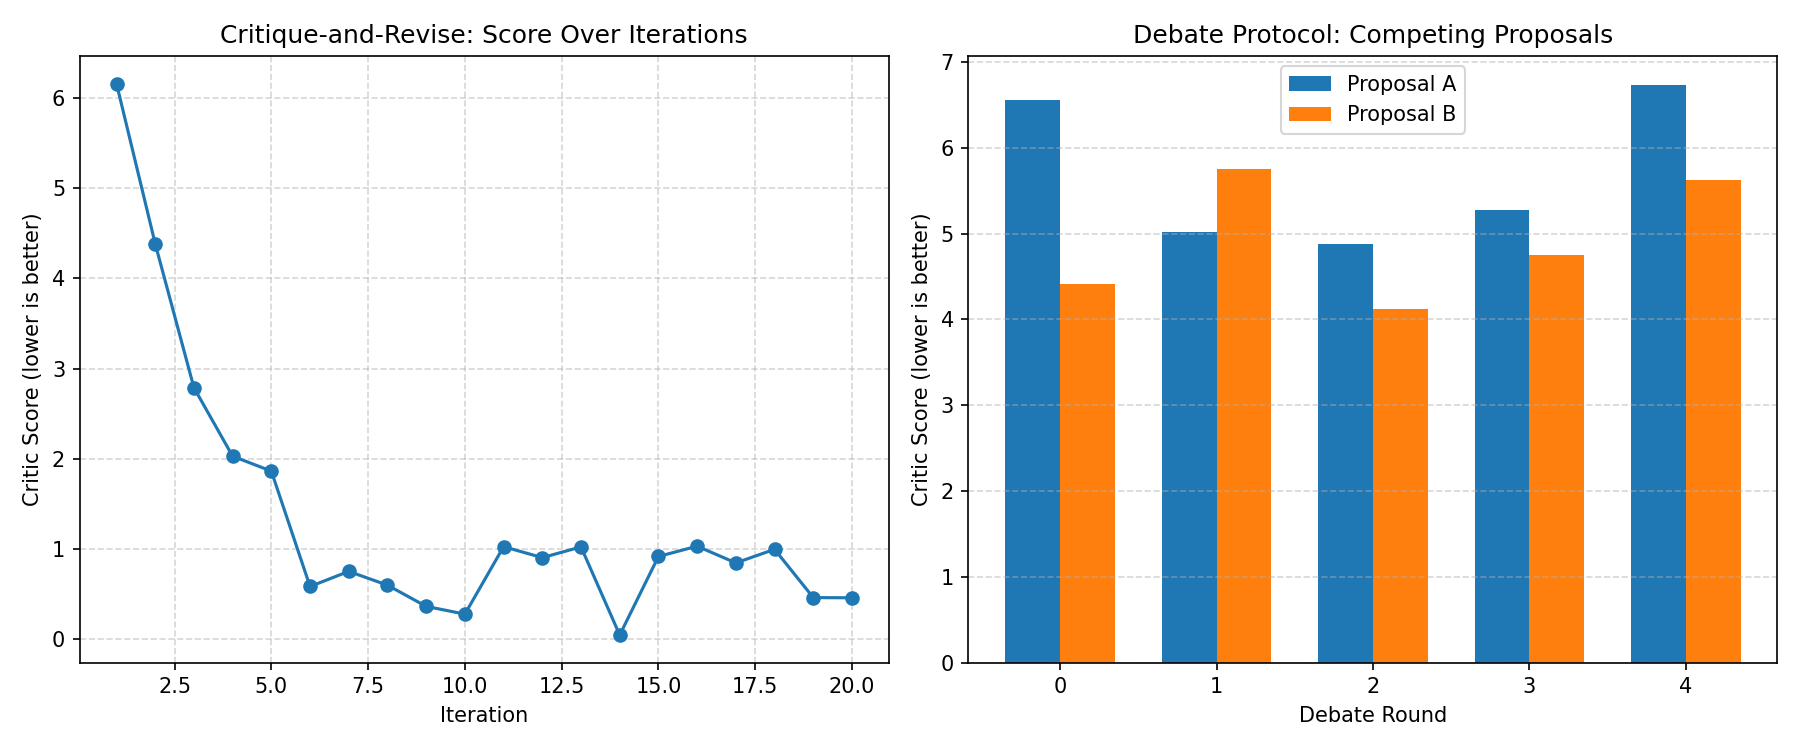

Source code (Python):
"""
Phase 101: Advanced Alignment
NumPy simulation of a critique-and-revise loop.
A model generates an answer, a critic scores it, and revision improves the score iteratively.
"""

import numpy as np
import matplotlib
matplotlib.use("Agg")
import matplotlib.pyplot as plt
import os

np.random.seed(101)


def generate_answer(proposal_dim=10):
    """Simulate a model generating an answer vector."""
    return np.random.randn(proposal_dim)


def critic_score(proposal, target, noise_std=0.5):
    """
    Critic scores how close the proposal is to a hidden target.
    Lower score is better (distance-based).
    """
    distance = np.linalg.norm(proposal - target)
    noise = np.random.normal(0, noise_std)
    return distance + noise


def revise(proposal, target_estimate, step_size=0.3):
    """
    Revision moves the proposal toward the critic's best estimate of the target.
    """
    direction = target_estimate - proposal
    return proposal + step_size * direction


def simulate_critique_and_revise(
    n_iterations=20,
    n_debates=5,
    proposal_dim=10,
    output_dir="."
):
    """
    Run a critique-and-revise loop.
    Also simulate a simple debate: two competing proposals, critic picks the better one.
    """
    target = np.random.randn(proposal_dim)

    # --- Critique-and-Revise Loop ---
    proposal = generate_answer(proposal_dim)
    scores = []
    proposals = [proposal.copy()]

    for i in range(n_iterations):
        score = critic_score(proposal, target, noise_std=0.3)
        scores.append(score)

        # Critic provides a noisy estimate of the target direction
        target_estimate = target + np.random.normal(0, 0.5, size=proposal_dim)
        proposal = revise(proposal, target_estimate, step_size=0.3)
        proposals.append(proposal.copy())

    # --- Debate Simulation ---
    debate_scores_a = []
    debate_scores_b = []
    winners = []
    for _ in range(n_debates):
        prop_a = generate_answer(proposal_dim)
        prop_b = generate_answer(proposal_dim)
        score_a = critic_score(prop_a, target, noise_std=0.2)
        score_b = critic_score(prop_b, target, noise_std=0.2)
        debate_scores_a.append(score_a)
        debate_scores_b.append(score_b)
        winners.append("A" if score_a < score_b else "B")

    # --- Plotting ---
    fig, axes = plt.subplots(1, 2, figsize=(12, 5))

    # Plot 1: Score over iterations
    ax = axes[0]
    ax.plot(range(1, n_iterations + 1), scores, marker="o")
    ax.set_title("Critique-and-Revise: Score Over Iterations")
    ax.set_xlabel("Iteration")
    ax.set_ylabel("Critic Score (lower is better)")
    ax.grid(True, linestyle="--", alpha=0.5)

    # Plot 2: Debate outcomes
    ax = axes[1]
    x = np.arange(n_debates)
    width = 0.35
    ax.bar(x - width/2, debate_scores_a, width, label="Proposal A")
    ax.bar(x + width/2, debate_scores_b, width, label="Proposal B")
    ax.set_title("Debate Protocol: Competing Proposals")
    ax.set_xlabel("Debate Round")
    ax.set_ylabel("Critic Score (lower is better)")
    ax.set_xticks(x)
    ax.legend()
    ax.grid(True, linestyle="--", alpha=0.5, axis="y")

    plt.tight_layout()
    out_path = os.path.join(output_dir, "phase101_advanced_alignment.png")
    plt.savefig(out_path, dpi=150)
    plt.close()
    print(f"Saved plot to {out_path}")

    # Print summary
    print("Phase 101 Summary:")
    print(f"  Initial score: {scores[0]:.3f}")
    print(f"  Final score:   {scores[-1]:.3f}")
    print(f"  Debate winners: {winners}")


if __name__ == "__main__":
    script_dir = os.path.dirname(os.path.abspath(__file__))
    simulate_critique_and_revise(output_dir=script_dir)
